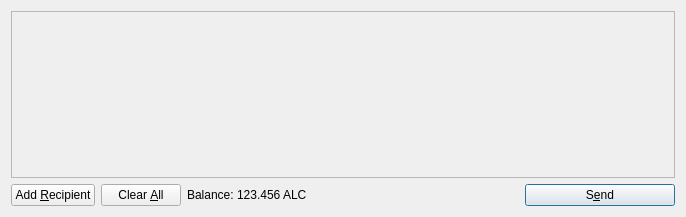
<?xml version="1.0" encoding="UTF-8"?>
<ui version="4.0">
 <class>SendCoinsDialog</class>
 <widget class="QDialog" name="SendCoinsDialog">
  <property name="geometry">
   <rect>
    <x>0</x>
    <y>0</y>
    <width>686</width>
    <height>217</height>
   </rect>
  </property>
  <property name="windowTitle">
   <string>Send Coins</string>
  </property>
  <layout class="QVBoxLayout" name="verticalLayout">
   <item>
    <widget class="QScrollArea" name="scrollArea">
     <property name="widgetResizable">
      <bool>true</bool>
     </property>
     <widget class="QWidget" name="scrollAreaWidgetContents">
      <property name="geometry">
       <rect>
        <x>0</x>
        <y>0</y>
        <width>666</width>
        <height>165</height>
       </rect>
      </property>
      <layout class="QVBoxLayout" name="verticalLayout_2">
       <property name="margin">
        <number>0</number>
       </property>
       <item>
        <layout class="QVBoxLayout" name="entries">
         <property name="spacing">
          <number>6</number>
         </property>
        </layout>
       </item>
       <item>
        <spacer name="verticalSpacer">
         <property name="orientation">
          <enum>Qt::Vertical</enum>
         </property>
         <property name="sizeHint" stdset="0">
          <size>
           <width>20</width>
           <height>40</height>
          </size>
         </property>
        </spacer>
       </item>
      </layout>
     </widget>
    </widget>
   </item>
   <item>
    <layout class="QHBoxLayout" name="horizontalLayout">
     <item>
      <widget class="QPushButton" name="addButton">
       <property name="toolTip">
        <string>Send to multiple recipients at once</string>
       </property>
       <property name="text">
        <string>Add &amp;Recipient</string>
       </property>
       <property name="icon">
        <iconset resource="../bitcoin.qrc">
         <normaloff>:/icons/add</normaloff>:/icons/add</iconset>
       </property>
       <property name="autoDefault">
        <bool>false</bool>
       </property>
      </widget>
     </item>
     <item>
      <widget class="QPushButton" name="clearButton">
       <property name="sizePolicy">
        <sizepolicy hsizetype="Minimum" vsizetype="Fixed">
         <horstretch>0</horstretch>
         <verstretch>0</verstretch>
        </sizepolicy>
       </property>
       <property name="toolTip">
        <string>Remove all transaction fields</string>
       </property>
       <property name="text">
        <string>Clear &amp;All</string>
       </property>
       <property name="icon">
        <iconset resource="../bitcoin.qrc">
         <normaloff>:/icons/remove</normaloff>:/icons/remove</iconset>
       </property>
       <property name="autoRepeatDelay">
        <number>300</number>
       </property>
       <property name="autoDefault">
        <bool>false</bool>
       </property>
      </widget>
     </item>
     <item>
      <layout class="QHBoxLayout" name="horizontalLayout_2">
       <property name="spacing">
        <number>3</number>
       </property>
       <item>
        <widget class="QLabel" name="label">
         <property name="text">
          <string>Balance:</string>
         </property>
        </widget>
       </item>
       <item>
        <widget class="QLabel" name="labelBalance">
         <property name="cursor">
          <cursorShape>IBeamCursor</cursorShape>
         </property>
         <property name="text">
          <string>123.456 ALC</string>
         </property>
         <property name="textInteractionFlags">
          <set>Qt::LinksAccessibleByMouse|Qt::TextSelectableByKeyboard|Qt::TextSelectableByMouse</set>
         </property>
        </widget>
       </item>
      </layout>
     </item>
     <item>
      <spacer name="horizontalSpacer">
       <property name="orientation">
        <enum>Qt::Horizontal</enum>
       </property>
       <property name="sizeHint" stdset="0">
        <size>
         <width>40</width>
         <height>20</height>
        </size>
       </property>
      </spacer>
     </item>
     <item>
      <widget class="QPushButton" name="sendButton">
       <property name="minimumSize">
        <size>
         <width>150</width>
         <height>0</height>
        </size>
       </property>
       <property name="toolTip">
        <string>Confirm the send action</string>
       </property>
       <property name="text">
        <string>S&amp;end</string>
       </property>
       <property name="icon">
        <iconset resource="../bitcoin.qrc">
         <normaloff>:/icons/send</normaloff>:/icons/send</iconset>
       </property>
       <property name="default">
        <bool>true</bool>
       </property>
      </widget>
     </item>
    </layout>
   </item>
  </layout>
 </widget>
 <resources>
  <include location="../bitcoin.qrc"/>
 </resources>
 <connections/>
</ui>
